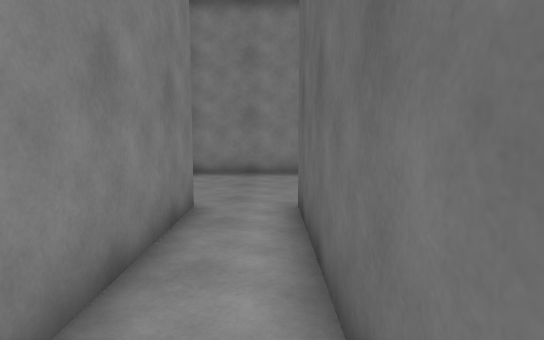
view 1 (above)

13 first-person views from a walk through a 3-D level made in the Unity game engine. The camera is 1.4 m above the floor, tilts 6° down and sees 75° across. The floor is counted in squares, 1 m on a side. Each view is taken from the middle of a square. On the plan, view 1 faces up. The plan holds only what a view shows up to about 15 squares ahead; the rest is blank. The place goes on beyond the plan. The player character is not drawn. Surface patterns are stand-ins for the level's own textures.

view 2
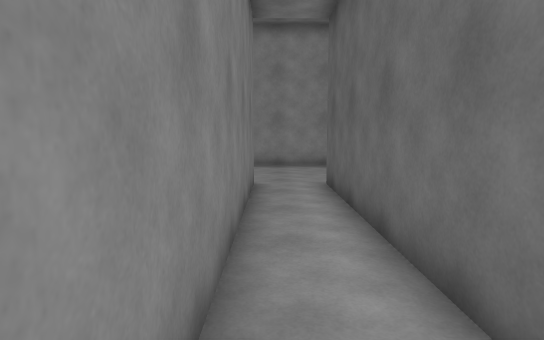

view 3
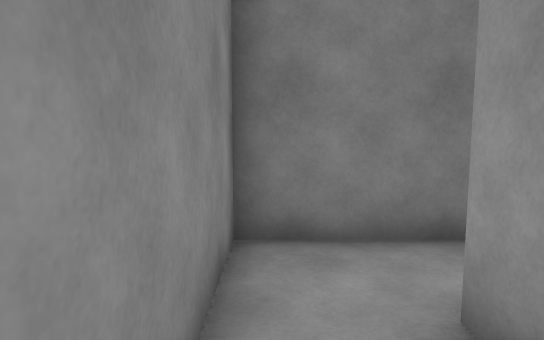

view 4
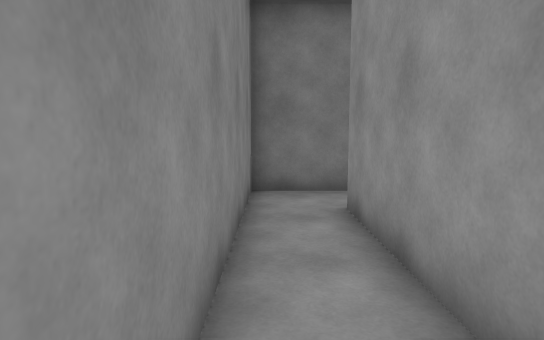

view 5
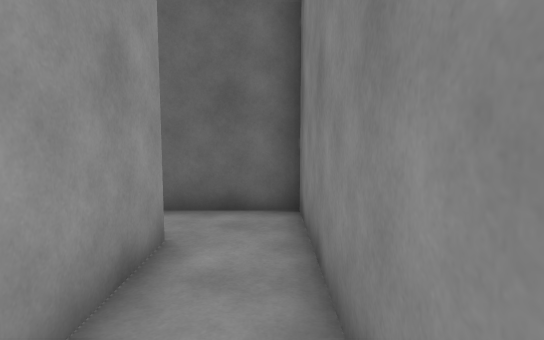

view 6
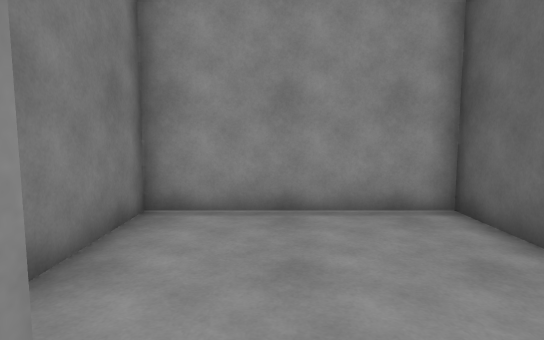

view 7
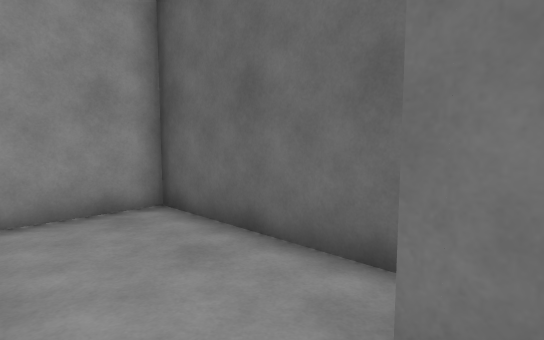

view 8
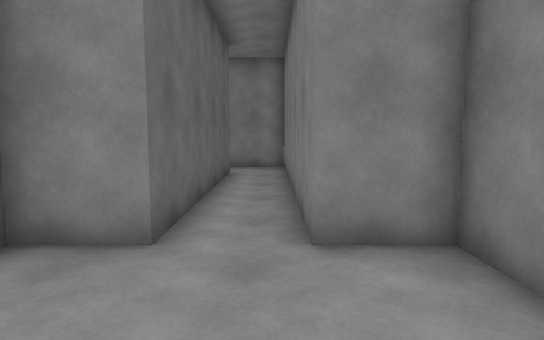

view 9
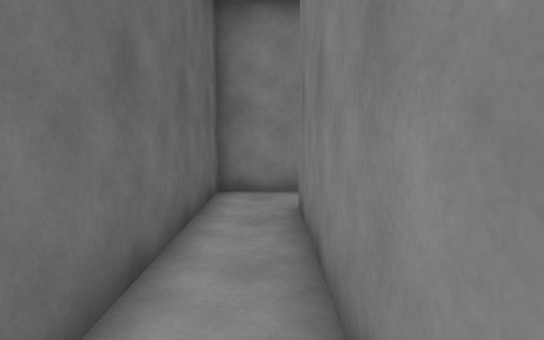

view 10
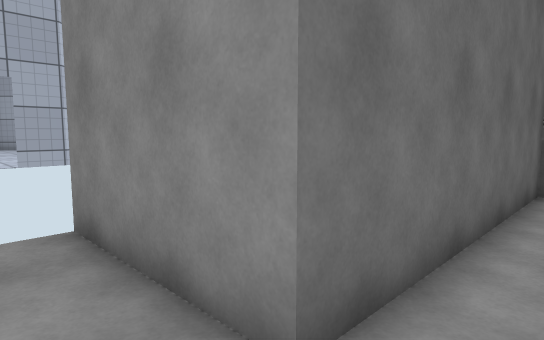

view 11
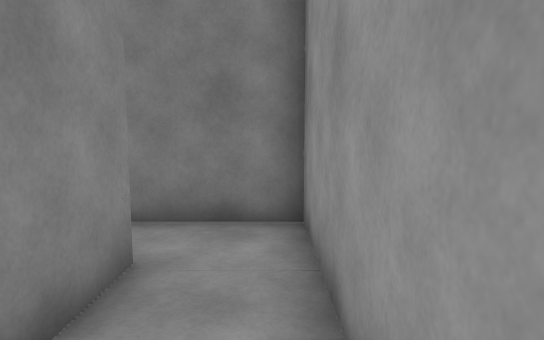

view 12
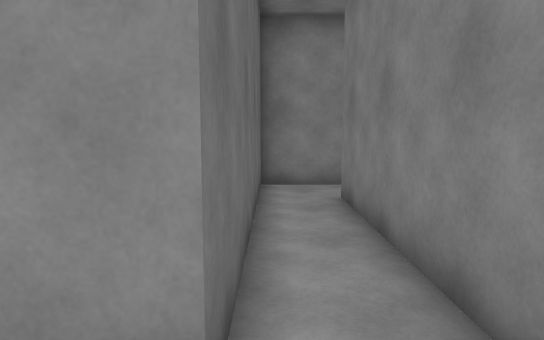

view 13
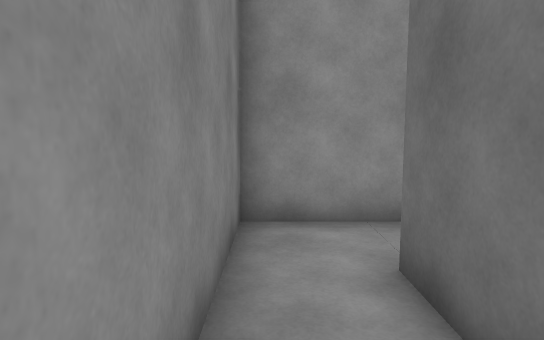

### Floor plan
Points are (right, up) in squares from view 1. A wall is a line through its corners. A room is listed if a view was taken in it or the views show most of it. See-through windows are left out.
Room 1 (views 1, 2, 3, 4, 5, 6, 7, 8)
walls: (2.3, 7.5) (2.3, 12.3) (-3.3, 12.3) (-3.3, 9.1); (-3.3, 8.1) (-3.3, 6.7) (-1.5, 6.7) (-1.5, -3.5) (8.3, -3.5) (8.3, -1.5); (6.5, -1.6) (0.5, -1.6) (0.5, 6.7) (2.4, 6.7)
ways out: opening at (7, -2) to room 2
Room 2 (views 9, 10, 11, 12, 13)
walls: (11.5, 6.5) (6.5, 6.5) (6.5, -1.6); (8.3, -1.5) (8.3, 4.5) (12.5, 4.5)
ways out: opening at (7, -2) to room 1

Where each view was taken, in squares from view 1:
view 1: 0 up, 0 right, facing up
view 2: 3 down, 1 left, facing up
view 3: 3 down, 3 right, facing left
view 4: 3 down, 7 right, facing left
view 5: 3 down, 2 right, facing right
view 6: 6 up, 1 left, facing up
view 7: 6 up, 1 left, facing up-right
view 8: 11 up, 1 left, facing down
view 9: 5 up, 7 right, facing down
view 10: 6 up, 7 right, facing down-right
view 11: 6 up, 12 right, facing left
view 12: 6 up, 8 right, facing down
view 13: 1 up, 7 right, facing up
